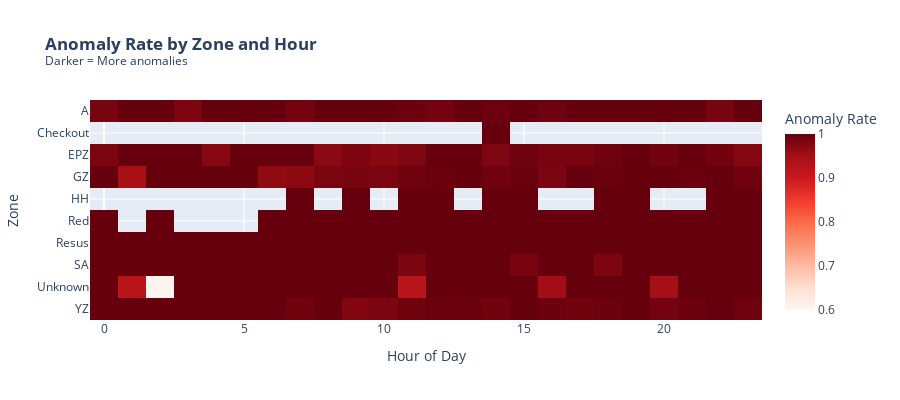

The code cell stored with this chart in its notebook:
### Code cell
# =============================================================================
# CELL 12: ANOMALY HEATMAP BY ZONE AND HOUR
# =============================================================================

def plot_anomaly_heatmap(anomaly_df: pd.DataFrame, visits_df: pd.DataFrame):
    """Plot heatmap showing when and where anomalies occur."""
    
    # Merge with arrival hour
    df = anomaly_df.merge(
        visits_df[['case_id', 'arrival_hour']],
        on='case_id',
        how='left'
    )
    
    # Calculate anomaly rate by zone and hour
    df['is_anomaly'] = (df['red_flag'] != 'NORMAL').astype(int)
    
    heatmap_data = df.groupby(['initial_zone', 'arrival_hour'])['is_anomaly'].mean().unstack()
    
    # Plot
    fig = px.imshow(
        heatmap_data,
        labels=dict(x="Hour of Day", y="Zone", color="Anomaly Rate"),
        title="<b>Anomaly Rate by Zone and Hour</b><br><sup>Darker = More anomalies</sup>",
        color_continuous_scale='Reds',
        aspect='auto'
    )
    
    fig.update_layout(height=400)
    fig.show()
    
    # Find hotspots
    print("\n🔥 ANOMALY HOTSPOTS (Top 5 Zone-Hour combinations):")
    hotspots = df.groupby(['initial_zone', 'arrival_hour']).agg({
        'is_anomaly': ['sum', 'mean', 'count']
    }).reset_index()
    hotspots.columns = ['Zone', 'Hour', 'Anomaly Count', 'Anomaly Rate', 'Total']
    hotspots = hotspots[hotspots['Total'] >= 50].sort_values('Anomaly Rate', ascending=False).head(5)
    
    for _, row in hotspots.iterrows():
        print(f"  • {row['Zone']} at {int(row['Hour'])}:00 — {row['Anomaly Rate']:.1%} anomaly rate ({int(row['Anomaly Count'])} cases)")

# Plot heatmap
plot_anomaly_heatmap(anomaly_summary, visits)

### Figure 1 — Plotly figure (JSON) as saved in the notebook; plotly's stock layout.template omitted (floating-point values rounded to 4 significant figures; data arrays with more than 128 entries replaced by an {"elided": "..."} marker saying what was removed)
{"data": [{"coloraxis": "coloraxis", "hovertemplate": "Hour of Day: %{x}<br>Zone: %{y}<br>Anomaly Rate: %{z}<extra></extra>", "name": "0", "type": "heatmap", "x": [0.0, 1.0, 2.0, 3.0, 4.0, 5.0, 6.0, 7.0, 8.0, 9.0, 10.0, 11.0, 12.0, 13.0, 14.0, 15.0, 16.0, 17.0, 18.0, 19.0, 20.0, 21.0, 22.0, 23.0], "xaxis": "x", "y": ["A", "Checkout", "EPZ", "GZ", "HH", "Red", "Resus", "SA", "Unknown", "YZ"], "yaxis": "y", "z": {"elided": "10x24 float values"}}], "layout": {"coloraxis": {"colorbar": {"title": {"text": "Anomaly Rate"}}, "colorscale": [[0, "rgb(255,245,240)"], [0.125, "rgb(254,224,210)"], [0.25, "rgb(252,187,161)"], [0.375, "rgb(252,146,114)"], [0.5, "rgb(251,106,74)"], [0.625, "rgb(239,59,44)"], [0.75, "rgb(203,24,29)"], [0.875, "rgb(165,15,21)"], [1, "rgb(103,0,13)"]]}, "height": 400, "title": {"text": "<b>Anomaly Rate by Zone and Hour</b><br><sup>Darker = More anomalies</sup>"}, "xaxis": {"anchor": "y", "domain": [0, 1], "title": {"text": "Hour of Day"}}, "yaxis": {"anchor": "x", "autorange": "reversed", "domain": [0, 1], "title": {"text": "Zone"}}}}
